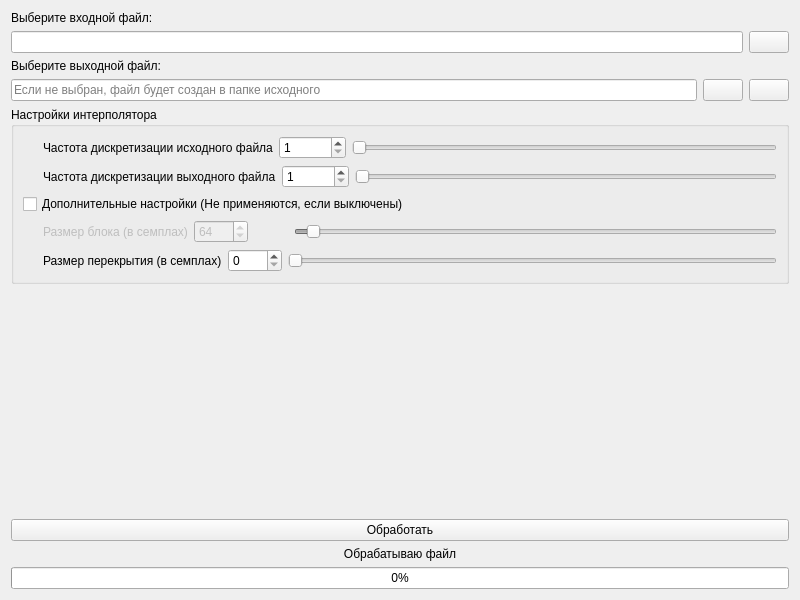
<?xml version="1.0" encoding="UTF-8"?>
<ui version="4.0">
 <class>Widget</class>
 <widget class="QWidget" name="Widget">
  <property name="geometry">
   <rect>
    <x>0</x>
    <y>0</y>
    <width>800</width>
    <height>600</height>
   </rect>
  </property>
  <property name="sizePolicy">
   <sizepolicy hsizetype="Preferred" vsizetype="Preferred">
    <horstretch>0</horstretch>
    <verstretch>0</verstretch>
   </sizepolicy>
  </property>
  <property name="windowTitle">
   <string>Sinc-интерполятор</string>
  </property>
  <property name="windowIcon">
   <iconset resource="q.qrc">
    <normaloff>:/icon/icon.ico</normaloff>:/icon/icon.ico</iconset>
  </property>
  <layout class="QVBoxLayout" name="verticalLayout_2">
   <item>
    <widget class="QLabel" name="inFileLBL">
     <property name="text">
      <string>Выберите входной файл:</string>
     </property>
    </widget>
   </item>
   <item>
    <layout class="QHBoxLayout" name="horizontalLayout_4">
     <item>
      <widget class="QLineEdit" name="inFileLED">
       <property name="readOnly">
        <bool>true</bool>
       </property>
      </widget>
     </item>
     <item>
      <widget class="QPushButton" name="inFilePBN">
       <property name="text">
        <string/>
       </property>
       <property name="icon">
        <iconset resource="q.qrc">
         <normaloff>:/folder/folder.png</normaloff>:/folder/folder.png</iconset>
       </property>
      </widget>
     </item>
    </layout>
   </item>
   <item>
    <widget class="QLabel" name="outFileLBL">
     <property name="text">
      <string>Выберите выходной файл:</string>
     </property>
    </widget>
   </item>
   <item>
    <layout class="QHBoxLayout" name="horizontalLayout_7">
     <item>
      <widget class="QLineEdit" name="outFileLED">
       <property name="text">
        <string/>
       </property>
       <property name="readOnly">
        <bool>true</bool>
       </property>
       <property name="placeholderText">
        <string>Если не выбран, файл будет создан в папке исходного</string>
       </property>
      </widget>
     </item>
     <item>
      <widget class="QPushButton" name="outFilePBN">
       <property name="text">
        <string/>
       </property>
       <property name="icon">
        <iconset resource="q.qrc">
         <normaloff>:/folder/folder.png</normaloff>:/folder/folder.png</iconset>
       </property>
      </widget>
     </item>
     <item>
      <widget class="QPushButton" name="outFileCancel">
       <property name="text">
        <string/>
       </property>
       <property name="icon">
        <iconset resource="q.qrc">
         <normaloff>:/cross/cross.png</normaloff>:/cross/cross.png</iconset>
       </property>
      </widget>
     </item>
    </layout>
   </item>
   <item>
    <widget class="QGroupBox" name="optionsGRB">
     <property name="sizePolicy">
      <sizepolicy hsizetype="Preferred" vsizetype="Preferred">
       <horstretch>0</horstretch>
       <verstretch>0</verstretch>
      </sizepolicy>
     </property>
     <property name="title">
      <string>Настройки интерполятора</string>
     </property>
     <layout class="QVBoxLayout" name="verticalLayout">
      <item>
       <layout class="QHBoxLayout" name="horizontalLayout_3">
        <item>
         <spacer name="horizontalSpacer">
          <property name="orientation">
           <enum>Qt::Horizontal</enum>
          </property>
          <property name="sizeType">
           <enum>QSizePolicy::Fixed</enum>
          </property>
          <property name="sizeHint" stdset="0">
           <size>
            <width>20</width>
            <height>20</height>
           </size>
          </property>
         </spacer>
        </item>
        <item>
         <widget class="QLabel" name="samplingInLBL">
          <property name="text">
           <string>Частота дискретизации исходного файла</string>
          </property>
         </widget>
        </item>
        <item>
         <widget class="QSpinBox" name="samplingInSPB">
          <property name="minimum">
           <number>1</number>
          </property>
          <property name="maximum">
           <number>512000</number>
          </property>
         </widget>
        </item>
        <item>
         <widget class="QSlider" name="samplingInHSL">
          <property name="minimum">
           <number>1</number>
          </property>
          <property name="maximum">
           <number>512000</number>
          </property>
          <property name="orientation">
           <enum>Qt::Horizontal</enum>
          </property>
         </widget>
        </item>
       </layout>
      </item>
      <item>
       <layout class="QHBoxLayout" name="horizontalLayout_5">
        <item>
         <spacer name="horizontalSpacer_2">
          <property name="orientation">
           <enum>Qt::Horizontal</enum>
          </property>
          <property name="sizeType">
           <enum>QSizePolicy::Fixed</enum>
          </property>
          <property name="sizeHint" stdset="0">
           <size>
            <width>20</width>
            <height>20</height>
           </size>
          </property>
         </spacer>
        </item>
        <item>
         <widget class="QLabel" name="samplingOutLBL">
          <property name="text">
           <string>Частота дискретизации выходного файла</string>
          </property>
         </widget>
        </item>
        <item>
         <widget class="QSpinBox" name="samplingOutSPB">
          <property name="minimum">
           <number>1</number>
          </property>
          <property name="maximum">
           <number>512000</number>
          </property>
          <property name="singleStep">
           <number>1</number>
          </property>
         </widget>
        </item>
        <item>
         <widget class="QSlider" name="samplingOutHSL">
          <property name="minimum">
           <number>1</number>
          </property>
          <property name="maximum">
           <number>512000</number>
          </property>
          <property name="orientation">
           <enum>Qt::Horizontal</enum>
          </property>
         </widget>
        </item>
       </layout>
      </item>
      <item>
       <widget class="QCheckBox" name="extraSettingsCHB">
        <property name="text">
         <string>Дополнительные настройки (Не применяются, если выключены)</string>
        </property>
       </widget>
      </item>
      <item>
       <layout class="QHBoxLayout" name="horizontalLayout_2">
        <item>
         <spacer name="horizontalSpacer_4">
          <property name="orientation">
           <enum>Qt::Horizontal</enum>
          </property>
          <property name="sizeType">
           <enum>QSizePolicy::Fixed</enum>
          </property>
          <property name="sizeHint" stdset="0">
           <size>
            <width>20</width>
            <height>20</height>
           </size>
          </property>
         </spacer>
        </item>
        <item>
         <widget class="QLabel" name="blockSizeLBL">
          <property name="enabled">
           <bool>false</bool>
          </property>
          <property name="text">
           <string>Размер блока (в семплах)</string>
          </property>
         </widget>
        </item>
        <item>
         <widget class="QSpinBox" name="blockSizeSPB">
          <property name="enabled">
           <bool>false</bool>
          </property>
          <property name="minimum">
           <number>10</number>
          </property>
          <property name="maximum">
           <number>2048</number>
          </property>
          <property name="value">
           <number>64</number>
          </property>
         </widget>
        </item>
        <item>
         <spacer name="horizontalSpacer_5">
          <property name="orientation">
           <enum>Qt::Horizontal</enum>
          </property>
          <property name="sizeType">
           <enum>QSizePolicy::Fixed</enum>
          </property>
          <property name="sizeHint" stdset="0">
           <size>
            <width>40</width>
            <height>20</height>
           </size>
          </property>
         </spacer>
        </item>
        <item>
         <widget class="QSlider" name="blockSizeHSL">
          <property name="enabled">
           <bool>false</bool>
          </property>
          <property name="minimum">
           <number>10</number>
          </property>
          <property name="maximum">
           <number>2048</number>
          </property>
          <property name="value">
           <number>64</number>
          </property>
          <property name="orientation">
           <enum>Qt::Horizontal</enum>
          </property>
         </widget>
        </item>
       </layout>
      </item>
      <item>
       <layout class="QHBoxLayout" name="horizontalLayout">
        <item>
         <spacer name="horizontalSpacer_3">
          <property name="orientation">
           <enum>Qt::Horizontal</enum>
          </property>
          <property name="sizeType">
           <enum>QSizePolicy::Fixed</enum>
          </property>
          <property name="sizeHint" stdset="0">
           <size>
            <width>20</width>
            <height>20</height>
           </size>
          </property>
         </spacer>
        </item>
        <item>
         <widget class="QLabel" name="overlapLBL">
          <property name="text">
           <string>Размер перекрытия (в семплах)</string>
          </property>
         </widget>
        </item>
        <item>
         <widget class="QSpinBox" name="overlapSPB">
          <property name="minimum">
           <number>0</number>
          </property>
          <property name="maximum">
           <number>1023</number>
          </property>
         </widget>
        </item>
        <item>
         <widget class="QSlider" name="overlapHSL">
          <property name="minimum">
           <number>0</number>
          </property>
          <property name="maximum">
           <number>1023</number>
          </property>
          <property name="orientation">
           <enum>Qt::Horizontal</enum>
          </property>
         </widget>
        </item>
       </layout>
      </item>
     </layout>
    </widget>
   </item>
   <item>
    <spacer name="verticalSpacer">
     <property name="orientation">
      <enum>Qt::Vertical</enum>
     </property>
     <property name="sizeHint" stdset="0">
      <size>
       <width>20</width>
       <height>40</height>
      </size>
     </property>
    </spacer>
   </item>
   <item>
    <widget class="QPushButton" name="mainPBN">
     <property name="text">
      <string>Обработать</string>
     </property>
    </widget>
   </item>
   <item>
    <widget class="QLabel" name="infoLBL">
     <property name="text">
      <string>Обрабатываю файл</string>
     </property>
     <property name="alignment">
      <set>Qt::AlignCenter</set>
     </property>
    </widget>
   </item>
   <item>
    <widget class="QProgressBar" name="infoPRB">
     <property name="value">
      <number>0</number>
     </property>
    </widget>
   </item>
  </layout>
 </widget>
 <resources>
  <include location="q.qrc"/>
 </resources>
 <connections>
  <connection>
   <sender>blockSizeHSL</sender>
   <signal>valueChanged(int)</signal>
   <receiver>blockSizeSPB</receiver>
   <slot>setValue(int)</slot>
   <hints>
    <hint type="sourcelabel">
     <x>507</x>
     <y>224</y>
    </hint>
    <hint type="destinationlabel">
     <x>205</x>
     <y>224</y>
    </hint>
   </hints>
  </connection>
  <connection>
   <sender>blockSizeSPB</sender>
   <signal>valueChanged(int)</signal>
   <receiver>blockSizeHSL</receiver>
   <slot>setValue(int)</slot>
   <hints>
    <hint type="sourcelabel">
     <x>205</x>
     <y>224</y>
    </hint>
    <hint type="destinationlabel">
     <x>507</x>
     <y>224</y>
    </hint>
   </hints>
  </connection>
  <connection>
   <sender>samplingInHSL</sender>
   <signal>valueChanged(int)</signal>
   <receiver>samplingInSPB</receiver>
   <slot>setValue(int)</slot>
   <hints>
    <hint type="sourcelabel">
     <x>568</x>
     <y>145</y>
    </hint>
    <hint type="destinationlabel">
     <x>318</x>
     <y>145</y>
    </hint>
   </hints>
  </connection>
  <connection>
   <sender>samplingOutHSL</sender>
   <signal>valueChanged(int)</signal>
   <receiver>samplingOutSPB</receiver>
   <slot>setValue(int)</slot>
   <hints>
    <hint type="sourcelabel">
     <x>570</x>
     <y>175</y>
    </hint>
    <hint type="destinationlabel">
     <x>321</x>
     <y>175</y>
    </hint>
   </hints>
  </connection>
  <connection>
   <sender>samplingInSPB</sender>
   <signal>valueChanged(int)</signal>
   <receiver>samplingInHSL</receiver>
   <slot>setValue(int)</slot>
   <hints>
    <hint type="sourcelabel">
     <x>318</x>
     <y>145</y>
    </hint>
    <hint type="destinationlabel">
     <x>568</x>
     <y>145</y>
    </hint>
   </hints>
  </connection>
  <connection>
   <sender>samplingOutSPB</sender>
   <signal>valueChanged(int)</signal>
   <receiver>samplingOutHSL</receiver>
   <slot>setValue(int)</slot>
   <hints>
    <hint type="sourcelabel">
     <x>321</x>
     <y>175</y>
    </hint>
    <hint type="destinationlabel">
     <x>570</x>
     <y>175</y>
    </hint>
   </hints>
  </connection>
  <connection>
   <sender>overlapSPB</sender>
   <signal>valueChanged(int)</signal>
   <receiver>overlapHSL</receiver>
   <slot>setValue(int)</slot>
   <hints>
    <hint type="sourcelabel">
     <x>330</x>
     <y>338</y>
    </hint>
    <hint type="destinationlabel">
     <x>569</x>
     <y>337</y>
    </hint>
   </hints>
  </connection>
  <connection>
   <sender>overlapHSL</sender>
   <signal>valueChanged(int)</signal>
   <receiver>overlapSPB</receiver>
   <slot>setValue(int)</slot>
   <hints>
    <hint type="sourcelabel">
     <x>569</x>
     <y>337</y>
    </hint>
    <hint type="destinationlabel">
     <x>330</x>
     <y>338</y>
    </hint>
   </hints>
  </connection>
 </connections>
</ui>
